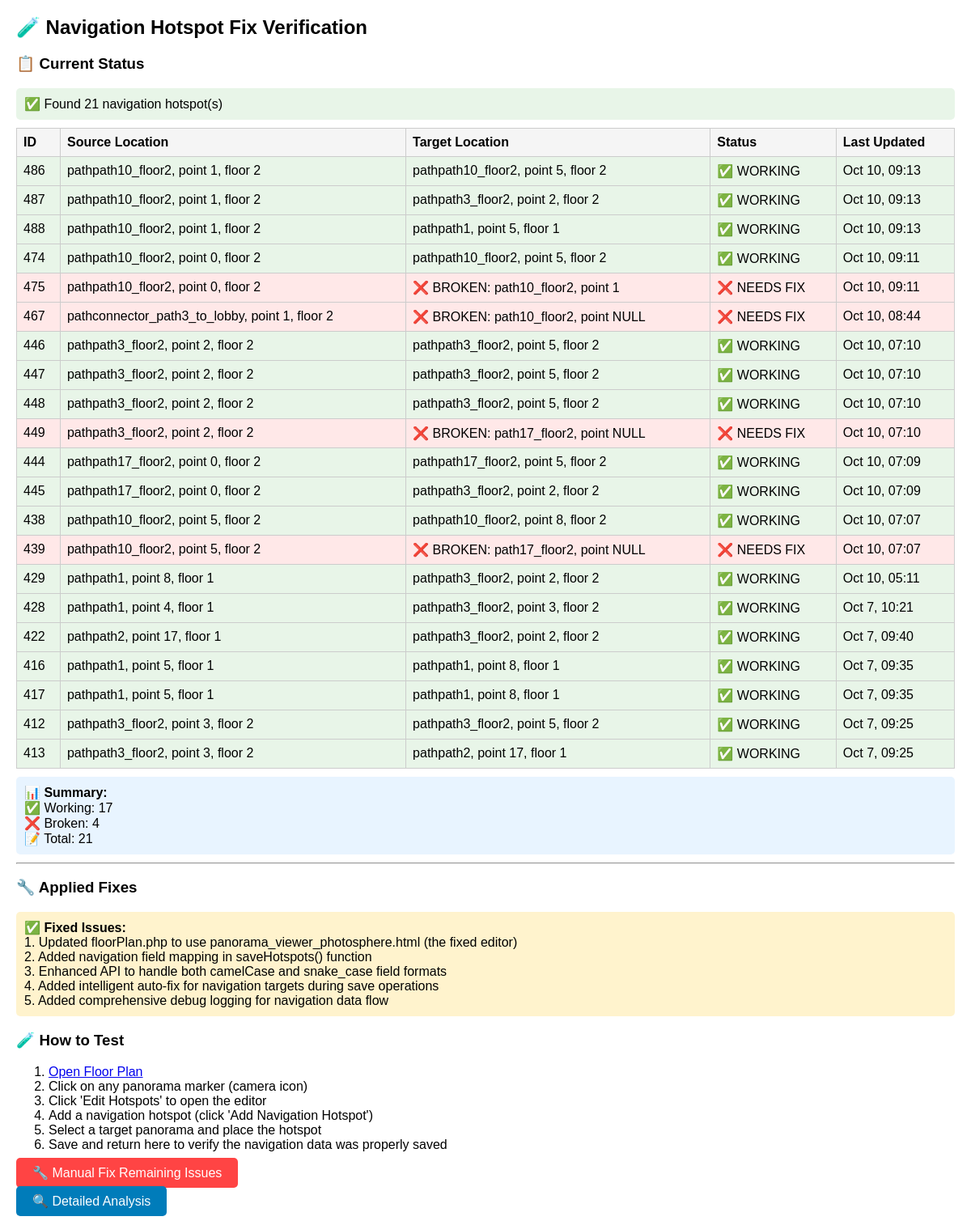
Page /verify_navigation_fix.php on the earlier database version.
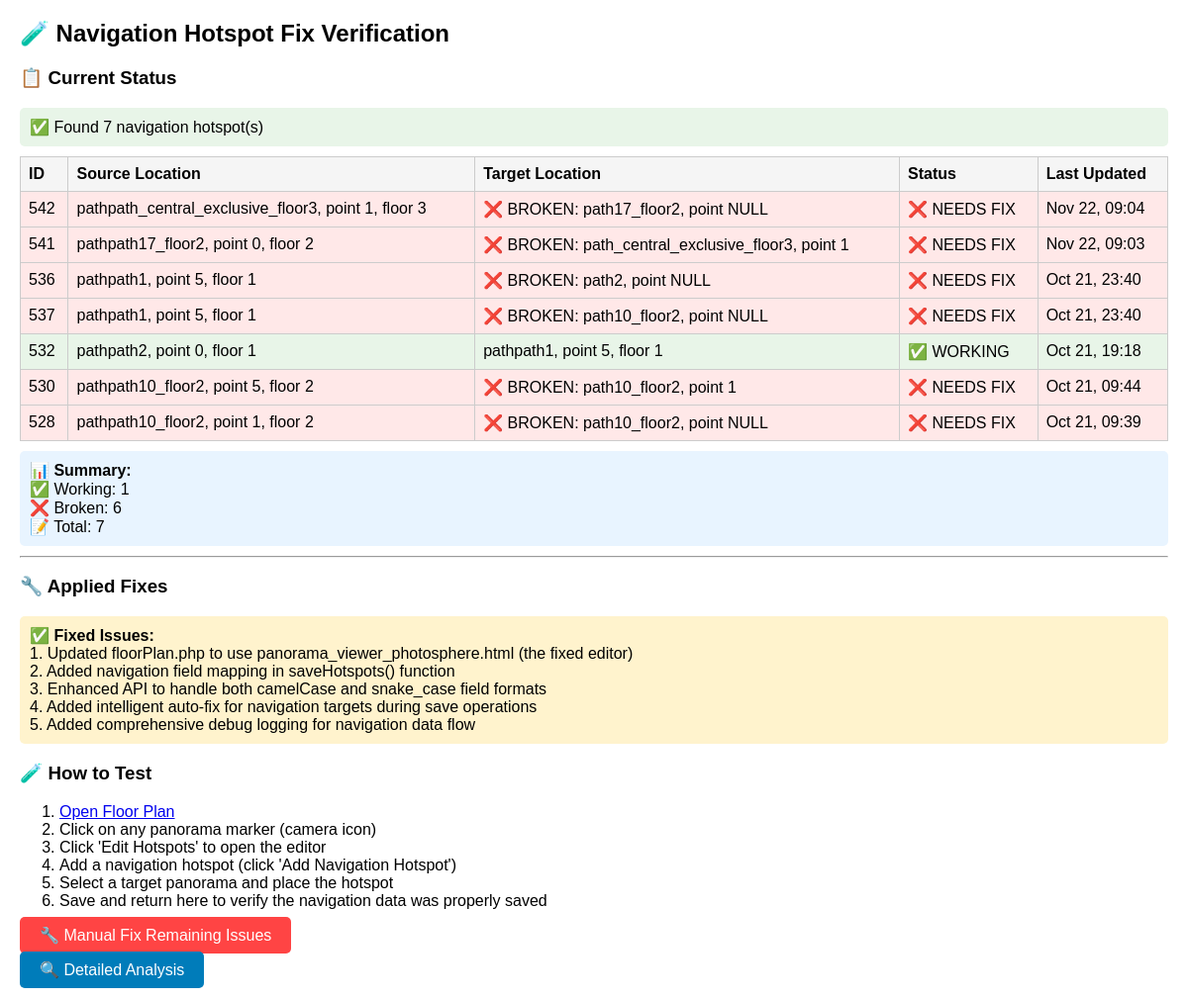
Same page on the later database version.
### tables this page shows
CREATE TABLE `panorama_hotspots` (
  `id` int(11) NOT NULL,
  `path_id` varchar(50) NOT NULL COMMENT 'Path ID from floor graph',
  `point_index` int(11) NOT NULL COMMENT 'Point index within the path',
  `floor_number` int(11) NOT NULL COMMENT 'Floor number (1, 2, 3, etc.)',
  `hotspot_id` varchar(100) NOT NULL COMMENT 'Unique identifier for the hotspot',
  `position_x` decimal(10,6) NOT NULL COMMENT '3D X position in panorama space',
  `position_y` decimal(10,6) NOT NULL COMMENT '3D Y position in panorama space',
  `position_z` decimal(10,6) NOT NULL COMMENT '3D Z position in panorama space',
  `title` varchar(200) DEFAULT NULL COMMENT 'Hotspot title/label',
  `description` text DEFAULT NULL COMMENT 'Hotspot description',
  `hotspot_type` enum('info','navigation','office','external') NOT NULL DEFAULT 'info' COMMENT 'Type of hotspot interaction',
  `target_url` varchar(500) DEFAULT NULL COMMENT 'Target URL for navigation or external links',
  `is_active` tinyint(1) NOT NULL DEFAULT 1 COMMENT 'Whether this hotspot is active/visible',
  `created_at` timestamp NOT NULL DEFAULT current_timestamp(),
  `updated_at` timestamp NOT NULL DEFAULT current_timestamp() ON UPDATE current_timestamp(),
  `icon_class` varchar(100) DEFAULT 'fas fa-info-circle' COMMENT 'Font Awesome icon class for the hotspot',
  `animated_icon_id` int(11) DEFAULT NULL,
  `link_type` varchar(50) DEFAULT 'none',
  `link_path_id` varchar(100) DEFAULT NULL,
  `link_point_index` int(11) DEFAULT NULL,
  `link_floor_number` int(11) DEFAULT NULL,
  `navigation_angle` decimal(5,2) DEFAULT 0.00,
  `is_navigation` tinyint(1) DEFAULT 0,
  `rotation_x` decimal(10,6) DEFAULT 0.000000,
  `rotation_y` decimal(10,6) DEFAULT 0.000000,
  `rotation_z` decimal(10,6) DEFAULT 0.000000,
  `scale_x` decimal(10,6) DEFAULT 1.000000,
  `scale_y` decimal(10,6) DEFAULT 1.000000,
  `scale_z` decimal(10,6) DEFAULT 1.000000,
  `animation_type` varchar(50) DEFAULT 'none',
  `animation_speed` decimal(3,2) DEFAULT 1.00,
  `animation_scale` decimal(3,2) DEFAULT 1.20,
  `animation_enabled` tinyint(1) DEFAULT 0,
  `animation_delay` decimal(3,2) DEFAULT 0.00,
  `hotspot_file` varchar(255) DEFAULT NULL COMMENT 'Filename of uploaded hotspot image/GIF',
  `original_filename` varchar(255) DEFAULT NULL COMMENT 'Original filename when uploaded',
  `file_size` int(11) DEFAULT NULL COMMENT 'File size in bytes',
  `mime_type` varchar(50) DEFAULT NULL COMMENT 'MIME type (image/gif, image/png, etc.)',
  `file_uploaded_at` timestamp NULL DEFAULT NULL COMMENT 'File upload timestamp',
  `video_hotspot_id` int(11) DEFAULT NULL,
  `video_hotspot_path` varchar(500) DEFAULT NULL,
  `video_hotspot_name` varchar(255) DEFAULT NULL,
  `video_duration` decimal(5,2) DEFAULT NULL,
  `video_dimensions` longtext DEFAULT NULL CHECK (json_valid(`video_dimensions`)),
  `animated_icon_path` varchar(500) DEFAULT NULL,
  `animated_icon_name` varchar(255) DEFAULT NULL,
  `linked_panorama_id` int(11) DEFAULT NULL,
  `target_pitch` decimal(10,6) DEFAULT 0.000000,
  `asset_type` varchar(50) DEFAULT NULL,
  `asset_path` varchar(500) DEFAULT NULL,
  `icon_path` varchar(500) DEFAULT NULL,
  `always_visible` tinyint(1) DEFAULT 0,
  `target_path_id` varchar(50) DEFAULT NULL,
  `target_point_index` int(11) DEFAULT NULL,
  `target_floor` int(11) DEFAULT NULL,
  `target_office_id` int(11) DEFAULT NULL
);

### verify_navigation_fix.php (the view, shortened to what this page needs)
<?php
include 'connect_db.php';
echo "<h2>🧪 Navigation Hotspot Fix Verification</h2>";
echo "<h3>📋 Current Status</h3>";
try {
    $stmt = $connect->prepare("
        SELECT id, path_id, point_index, floor_number, title, hotspot_type,
               link_path_id, link_point_index, link_floor_number,
               link_type, is_navigation, created_at, updated_at
        FROM panorama_hotspots
        WHERE hotspot_type = 'navigation' OR is_navigation = 1
        ORDER BY created_at DESC
    ");
    $stmt->execute();
    $hotspots = $stmt->fetchAll(PDO::FETCH_ASSOC);
    if (empty($hotspots)) {
        echo "<div class='info'>ℹ️ No navigation hotspots found. Create one in the admin interface to test the auto-fix.</div>";
    } else {
        echo "<div class='success'>✅ Found " . count($hotspots) . " navigation hotspot(s)</div>";
        $workingCount = 0;
        $brokenCount = 0;
        echo "<table>";
        echo "<tr><th>ID</th><th>Source Location</th><th>Target Location</th><th>Status</th><th>Last Updated</th></tr>";
        foreach ($hotspots as $hotspot) {
            $source = "path{$hotspot['path_id']}, point {$hotspot['point_index']}, floor {$hotspot['floor_number']}";
            if (empty($hotspot['link_path_id']) || empty($hotspot['link_point_index']) || $hotspot['link_point_index'] == 1) {
                $target = "❌ BROKEN: " . ($hotspot['link_path_id'] ?: 'NULL') . ", point " . ($hotspot['link_point_index'] ?: 'NULL');
                $status = "❌ NEEDS FIX";
                $rowColor = "#ffe8e8";
                $brokenCount++;
            } else {
                $target = "path{$hotspot['link_path_id']}, point {$hotspot['link_point_index']}, floor {$hotspot['link_floor_number']}";
                $status = $hotspot['is_navigation'] ? "✅ WORKING" : "⚠️ Not active";
                $rowColor = $hotspot['is_navigation'] ? "#e8f5e8" : "#fff3cd";
                if ($hotspot['is_navigation']) $workingCount++;
            }
            $lastUpdated = $hotspot['updated_at'] ?: $hotspot['created_at'];
            echo "<tr style='background:{$rowColor}'>";
            echo "<td>{$hotspot['id']}</td>";
            echo "<td>{$source}</td>";
            echo "<td>{$target}</td>";
            echo "<td>{$status}</td>";
            echo "<td>" . date('M j, H:i', strtotime($lastUpdated)) . "</td>";
            echo "</tr>";
        }
        echo "</table>";
        echo "<div class='info'>";
        echo "<strong>📊 Summary:</strong><br>";
        echo "✅ Working: {$workingCount}<br>";
        echo "❌ Broken: {$brokenCount}<br>";
        echo "📝 Total: " . count($hotspots);
        echo "</div>";
    }
} catch (Exception $e) {
    echo "<div class='error'>❌ Database error: " . htmlspecialchars($e->getMessage()) . "</div>";
}
echo "<hr>";
echo "<h3>🔧 Applied Fixes</h3>";
echo "<div class='fixed'>";
echo "<strong>✅ Fixed Issues:</strong><br>";
echo "1. Updated floorPlan.php to use panorama_viewer_photosphere.html (the fixed editor)<br>";
echo "2. Added navigation field mapping in saveHotspots() function<br>";
echo "3. Enhanced API to handle both camelCase and snake_case field formats<br>";
echo "4. Added intelligent auto-fix for navigation targets during save operations<br>";
echo "5. Added comprehensive debug logging for navigation data flow<br>";
echo "</div>";
echo "<h3>🧪 How to Test</h3>";
echo "<ol>";
echo "<li><a href='floorPlan.php' target='_blank'>Open Floor Plan</a></li>";
echo "<li>Click on any panorama marker (camera icon)</li>";
echo "<li>Click 'Edit Hotspots' to open the editor</li>";
echo "<li>Add a navigation hotspot (click 'Add Navigation Hotspot')</li>";
echo "<li>Select a target panorama and place the hotspot</li>";
echo "<li>Save and return here to verify the navigation data was properly saved</li>";
echo "</ol>";
if (!empty($hotspots) && $brokenCount > 0) {
    echo "<p><a href='emergency_navigation_fix.php' style='background: #ff4444; color: white; padding: 10px 20px; text-decoration: none; border-radius: 5px;'>🔧 Manual Fix Remaining Issues</a></p>";
}
echo "<p><a href='test_navigation_fix.php' style='background: #007cba; color: white; padding: 10px 20px; text-decoration: none; border-radius: 5px;'>🔍 Detailed Analysis</a></p>";
?>

### verify_navigation_fix.php (style rules this page uses)
.success { background: #e8f5e8; padding: 10px; margin: 10px 0; border-radius: 5px; }
.info { background: #e8f4ff; padding: 10px; margin: 10px 0; border-radius: 5px; }
.fixed { background: #fff3cd; padding: 10px; margin: 10px 0; border-radius: 5px; }
table { border-collapse: collapse; width: 100%; margin: 10px 0; }
th, td { border: 1px solid #ccc; padding: 8px; text-align: left; }
th { background: #f5f5f5; }

Differences in the rows shown:
removed panorama_hotspots: id "486", source "pathpath10_floor2, point 1, floor 2", target "pathpath10_floor2, point 5, floor 2", is_navigation "✅ WORKING", updated_at "Oct 10, 09:13"
removed panorama_hotspots: id "487", source "pathpath10_floor2, point 1, floor 2", target "pathpath3_floor2, point 2, floor 2", is_navigation "✅ WORKING", updated_at "Oct 10, 09:13"
removed panorama_hotspots: id "488", source "pathpath10_floor2, point 1, floor 2", target "pathpath1, point 5, floor 1", is_navigation "✅ WORKING", updated_at "Oct 10, 09:13"
removed panorama_hotspots: id "474", source "pathpath10_floor2, point 0, floor 2", target "pathpath10_floor2, point 5, floor 2", is_navigation "✅ WORKING", updated_at "Oct 10, 09:11"
removed panorama_hotspots: id "475", source "pathpath10_floor2, point 0, floor 2", target "❌ BROKEN: path10_floor2, point 1", status "❌ NEEDS FIX", updated_at "Oct 10, 09:11"
removed panorama_hotspots: id "467", source "pathconnector_path3_to_lobby, point 1, floor 2", target "❌ BROKEN: path10_floor2, point NULL", status "❌ NEEDS FIX", updated_at "Oct 10, 08:44"
removed panorama_hotspots: id "446", source "pathpath3_floor2, point 2, floor 2", target "pathpath3_floor2, point 5, floor 2", is_navigation "✅ WORKING", updated_at "Oct 10, 07:10"
removed panorama_hotspots: id "447", source "pathpath3_floor2, point 2, floor 2", target "pathpath3_floor2, point 5, floor 2", is_navigation "✅ WORKING", updated_at "Oct 10, 07:10"
removed panorama_hotspots: id "448", source "pathpath3_floor2, point 2, floor 2", target "pathpath3_floor2, point 5, floor 2", is_navigation "✅ WORKING", updated_at "Oct 10, 07:10"
removed panorama_hotspots: id "449", source "pathpath3_floor2, point 2, floor 2", target "❌ BROKEN: path17_floor2, point NULL", status "❌ NEEDS FIX", updated_at "Oct 10, 07:10"
removed panorama_hotspots: id "444", source "pathpath17_floor2, point 0, floor 2", target "pathpath17_floor2, point 5, floor 2", is_navigation "✅ WORKING", updated_at "Oct 10, 07:09"
removed panorama_hotspots: id "445", source "pathpath17_floor2, point 0, floor 2", target "pathpath3_floor2, point 2, floor 2", is_navigation "✅ WORKING", updated_at "Oct 10, 07:09"
removed panorama_hotspots: id "438", source "pathpath10_floor2, point 5, floor 2", target "pathpath10_floor2, point 8, floor 2", is_navigation "✅ WORKING", updated_at "Oct 10, 07:07"
removed panorama_hotspots: id "439", source "pathpath10_floor2, point 5, floor 2", target "❌ BROKEN: path17_floor2, point NULL", status "❌ NEEDS FIX", updated_at "Oct 10, 07:07"
removed panorama_hotspots: id "429", source "pathpath1, point 8, floor 1", target "pathpath3_floor2, point 2, floor 2", is_navigation "✅ WORKING", updated_at "Oct 10, 05:11"
removed panorama_hotspots: id "428", source "pathpath1, point 4, floor 1", target "pathpath3_floor2, point 3, floor 2", is_navigation "✅ WORKING", updated_at "Oct 7, 10:21"
removed panorama_hotspots: id "422", source "pathpath2, point 17, floor 1", target "pathpath3_floor2, point 2, floor 2", is_navigation "✅ WORKING", updated_at "Oct 7, 09:40"
removed panorama_hotspots: id "416", source "pathpath1, point 5, floor 1", target "pathpath1, point 8, floor 1", is_navigation "✅ WORKING", updated_at "Oct 7, 09:35"
removed panorama_hotspots: id "417", source "pathpath1, point 5, floor 1", target "pathpath1, point 8, floor 1", is_navigation "✅ WORKING", updated_at "Oct 7, 09:35"
removed panorama_hotspots: id "412", source "pathpath3_floor2, point 3, floor 2", target "pathpath3_floor2, point 5, floor 2", is_navigation "✅ WORKING", updated_at "Oct 7, 09:25"
removed panorama_hotspots: id "413", source "pathpath3_floor2, point 3, floor 2", target "pathpath2, point 17, floor 1", is_navigation "✅ WORKING", updated_at "Oct 7, 09:25"
added panorama_hotspots: id "542", source "pathpath_central_exclusive_floor3, point 1, floor 3", target "❌ BROKEN: path17_floor2, point NULL", status "❌ NEEDS FIX", updated_at "Nov 22, 09:04"
added panorama_hotspots: id "541", source "pathpath17_floor2, point 0, floor 2", target "❌ BROKEN: path_central_exclusive_floor3, point 1", status "❌ NEEDS FIX", updated_at "Nov 22, 09:03"
added panorama_hotspots: id "536", source "pathpath1, point 5, floor 1", target "❌ BROKEN: path2, point NULL", status "❌ NEEDS FIX", updated_at "Oct 21, 23:40"
added panorama_hotspots: id "537", source "pathpath1, point 5, floor 1", target "❌ BROKEN: path10_floor2, point NULL", status "❌ NEEDS FIX", updated_at "Oct 21, 23:40"
added panorama_hotspots: id "532", source "pathpath2, point 0, floor 1", target "pathpath1, point 5, floor 1", is_navigation "✅ WORKING", updated_at "Oct 21, 19:18"
added panorama_hotspots: id "530", source "pathpath10_floor2, point 5, floor 2", target "❌ BROKEN: path10_floor2, point 1", status "❌ NEEDS FIX", updated_at "Oct 21, 09:44"
added panorama_hotspots: id "528", source "pathpath10_floor2, point 1, floor 2", target "❌ BROKEN: path10_floor2, point NULL", status "❌ NEEDS FIX", updated_at "Oct 21, 09:39"
Other differences:
count($hotspots): "21" → "7"
$workingCount: "17" → "1"
$brokenCount: "4" → "6"
